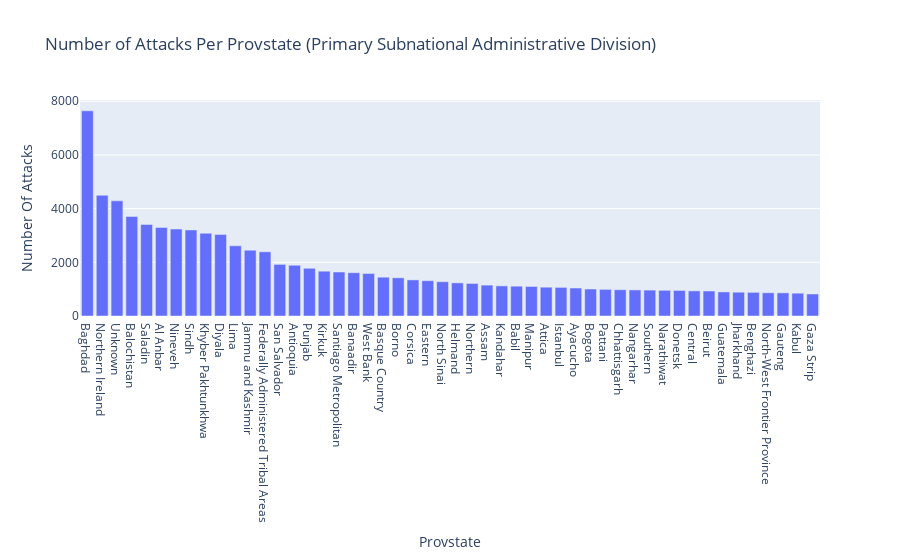

Here is the notebook cell this chart was saved with:
### Markdown cell above
### Q4  - Number of Attacks Per Provstate (Primary Subnational Administrative Division)

### Code cell
prov = data.groupby('provstate')['eventid'].count().reset_index().sort_values(by = 'eventid' , ascending = False)[:50]
fig3 = px.bar(prov , x = 'provstate' , y = 'eventid' , 
              title = "Number of Attacks Per Provstate (Primary Subnational Administrative Division)")
fig3.update_layout(xaxis_title = 'Provstate' , yaxis_title = 'Number Of Attacks')
fig3.show()

### Figure 1 — Plotly figure (JSON) as saved in the notebook; plotly's stock layout.template omitted (floating-point values rounded to 4 significant figures)
{"data": [{"alignmentgroup": "True", "hovertemplate": "provstate=%{x}<br>eventid=%{y}<extra></extra>", "legendgroup": "", "marker": {"color": "#636efa", "pattern": {"shape": ""}}, "name": "", "offsetgroup": "", "orientation": "v", "showlegend": false, "textposition": "auto", "type": "bar", "x": ["Baghdad", "Northern Ireland", "Unknown", "Balochistan", "Saladin", "Al Anbar", "Nineveh", "Sindh", "Khyber Pakhtunkhwa", "Diyala", "Lima", "Jammu and Kashmir", "Federally Administered Tribal Areas", "San Salvador", "Antioquia", "Punjab", "Kirkuk", "Santiago Metropolitan", "Banaadir", "West Bank", "Basque Country", "Borno", "Corsica", "Eastern", "North Sinai", "Helmand", "Northern", "Assam", "Kandahar", "Babil", "Manipur", "Attica", "Istanbul", "Ayacucho", "Bogota", "Pattani", "Chhattisgarh", "Nangarhar", "Southern", "Narathiwat", "Donetsk", "Central", "Beirut", "Guatemala", "Jharkhand", "Benghazi", "North-West Frontier Province", "Gauteng", "Kabul", "Gaza Strip"], "xaxis": "x", "y": [7645, 4498, 4290, 3710, 3411, 3299, 3241, 3206, 3084, 3041, 2615, 2454, 2392, 1923, 1891, 1778, 1669, 1639, 1613, 1584, 1446, 1423, 1345, 1316, 1277, 1234, 1212, 1151, 1122, 1111, 1100, 1073, 1066, 1042, 1005, 993, 979, 972, 965, 957, 951, 936, 932, 897, 887, 881, 866, 862, 850, 820], "yaxis": "y"}], "layout": {"barmode": "relative", "legend": {"tracegroupgap": 0}, "title": {"text": "Number of Attacks Per Provstate (Primary Subnational Administrative Division)"}, "xaxis": {"anchor": "y", "domain": [0, 1], "title": {"text": "Provstate"}}, "yaxis": {"anchor": "x", "domain": [0, 1], "title": {"text": "Number Of Attacks"}}}}
